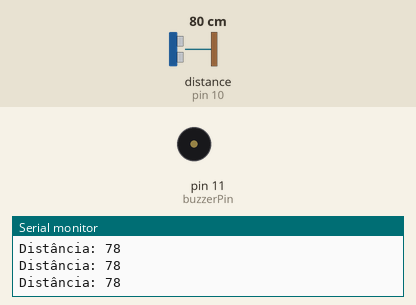
This sketch was run on a simulated Arduino Uno, built with avr-gcc and run on an emulated ATmega328P. On the bench: buzzer (waves = sounding), the last lines printed to the serial monitor. Wiring (inferred from the names in the program): ultrasonic range finder: trigger pin 9; echo pin 10. Inputs (shaded band) come from the test bench; at power-on: distance to the obstacle (sensor on pin 10) 80 cm. The echo pulse lasts 58.3 µs per cm.

Above: at 1.2 s.
1.3 s: distance to the obstacle (sensor on pin 10) set to 34 cm
2.8 s: distance to the obstacle (sensor on pin 10) set to 27 cm
At 3.2 s:
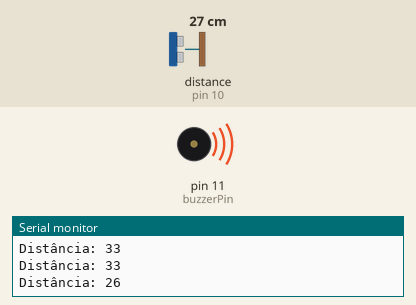
5.8 s: distance to the obstacle (sensor on pin 10) set to 35 cm
At 6.3 s:
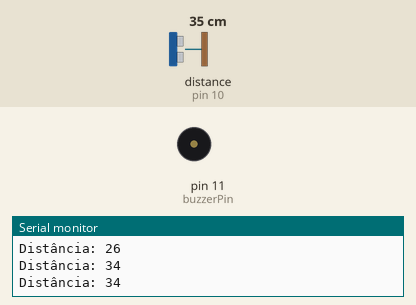
Timing chart, 0 to 8.8 s (numbered marks = the images above; inputs shaded):
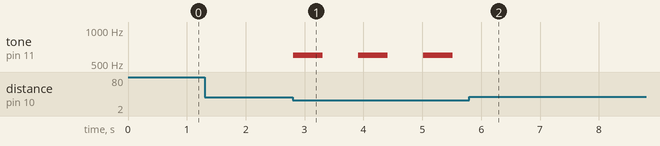

The sketch:

sensor_de_aproximacao.ino
```cpp
#define trigPin 9
#define echoPin 10
#define buzzerPin 11

long duration;
int distance;

void setup() {
  pinMode(trigPin, OUTPUT);
  pinMode(echoPin, INPUT);
  pinMode(buzzerPin, OUTPUT);
  Serial.begin(9600);
}

void loop() {
  // Limpa o trigPin
  digitalWrite(trigPin, LOW);
  delayMicroseconds(2);

  // Envia pulso de 10 microssegundos
  digitalWrite(trigPin, HIGH);
  delayMicroseconds(10);
  digitalWrite(trigPin, LOW);

  // Lê o echoPin
  duration = pulseIn(echoPin, HIGH);

  // Calcula a distância
  distance = duration * 0.034 / 2;

  Serial.print("Distância: ");
  Serial.println(distance);

  // Buzzer apita mais rápido quando mais próximo
  if (distance < 10) {
    tone(buzzerPin, 1000);
    delay(100);
    noTone(buzzerPin);
    delay(100);
  }
  else if (distance < 20) {
    tone(buzzerPin, 800);
    delay(300);
    noTone(buzzerPin);
    delay(300);
  }
  else if (distance < 30) {
    tone(buzzerPin, 600);
    delay(500);
    noTone(buzzerPin);
    delay(500);
  }
  else {
    noTone(buzzerPin);
  }

  delay(100);
}
```

Measured:
- the behaviour switches between 31 and 30 cm on distance to the obstacle (sensor on pin 10) (found by bisection; images 0 and 1)
- after the input at 2.8 s, tone on pin 11 (buzzerPin): alternates 600 Hz for 0.50 s and silent for 0.60 s, starting at once
- after the input at 5.8 s, tone on pin 11 (buzzerPin): stops changing and stays silent
